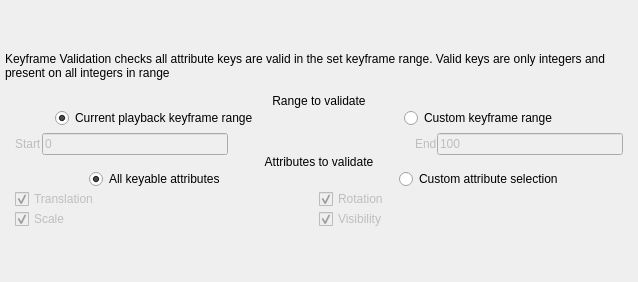
                 <widget class="QWidget" name="keyframe_settings">
                  <property name="enabled">
                   <bool>true</bool>
                  </property>
                  <property name="geometry">
                   <rect>
                    <x>0</x>
                    <y>0</y>
                    <width>638</width>
                    <height>282</height>
                   </rect>
                  </property>
                  <property name="sizePolicy">
                   <sizepolicy hsizetype="Preferred" vsizetype="Preferred">
                    <horstretch>0</horstretch>
                    <verstretch>0</verstretch>
                   </sizepolicy>
                  </property>
                  <attribute name="label">
                   <string>Keyframe Validation Settings</string>
                  </attribute>
                  <layout class="QVBoxLayout" name="verticalLayout_9">
                   <property name="sizeConstraint">
                    <enum>QLayout::SetDefaultConstraint</enum>
                   </property>
                   <property name="leftMargin">
                    <number>5</number>
                   </property>
                   <property name="topMargin">
                    <number>5</number>
                   </property>
                   <property name="rightMargin">
                    <number>5</number>
                   </property>
                   <property name="bottomMargin">
                    <number>5</number>
                   </property>
                   <item>
                    <layout class="QVBoxLayout" name="keyframe_layout" stretch="0,0,0,0,0,0,0">
                     <property name="spacing">
                      <number>0</number>
                     </property>
                     <property name="sizeConstraint">
                      <enum>QLayout::SetDefaultConstraint</enum>
                     </property>
                     <property name="bottomMargin">
                      <number>0</number>
                     </property>
                     <item>
                      <widget class="QLabel" name="label_instructions">
                       <property name="sizePolicy">
                        <sizepolicy hsizetype="Preferred" vsizetype="Fixed">
                         <horstretch>0</horstretch>
                         <verstretch>0</verstretch>
                        </sizepolicy>
                       </property>
                       <property name="text">
                        <string>Keyframe Validation checks all attribute keys are valid in the set keyframe range. Valid keys are only integers and present on all integers in range</string>
                       </property>
                       <property name="alignment">
                        <set>Qt::AlignLeading|Qt::AlignLeft|Qt::AlignTop</set>
                       </property>
                       <property name="wordWrap">
                        <bool>true</bool>
                       </property>
                      </widget>
                     </item>
                     <item>
                      <widget class="QLabel" name="label_range">
                       <property name="enabled">
                        <bool>true</bool>
                       </property>
                       <property name="sizePolicy">
                        <sizepolicy hsizetype="Preferred" vsizetype="Fixed">
                         <horstretch>0</horstretch>
                         <verstretch>0</verstretch>
                        </sizepolicy>
                       </property>
                       <property name="minimumSize">
                        <size>
                         <width>0</width>
                         <height>0</height>
                        </size>
                       </property>
                       <property name="font">
                        <font>
                         <kerning>true</kerning>
                        </font>
                       </property>
                       <property name="contextMenuPolicy">
                        <enum>Qt::NoContextMenu</enum>
                       </property>
                       <property name="statusTip">
                        <string/>
                       </property>
                       <property name="frameShape">
                        <enum>QFrame::NoFrame</enum>
                       </property>
                       <property name="text">
                        <string>Range to validate</string>
                       </property>
                       <property name="textFormat">
                        <enum>Qt::AutoText</enum>
                       </property>
                       <property name="scaledContents">
                        <bool>false</bool>
                       </property>
                       <property name="alignment">
                        <set>Qt::AlignBottom|Qt::AlignHCenter</set>
                       </property>
                       <property name="margin">
                        <number>5</number>
                       </property>
                       <property name="textInteractionFlags">
                        <set>Qt::NoTextInteraction</set>
                       </property>
                      </widget>
                     </item>
                     <item>
                      <layout class="QHBoxLayout" name="rangeOptions">
                       <property name="spacing">
                        <number>20</number>
                       </property>
                       <property name="bottomMargin">
                        <number>5</number>
                       </property>
                       <item alignment="Qt::AlignHCenter">
                        <widget class="QRadioButton" name="radio_currentRange">
                         <property name="layoutDirection">
                          <enum>Qt::LeftToRight</enum>
                         </property>
                         <property name="text">
                          <string>Current playback keyframe range</string>
                         </property>
                         <property name="checked">
                          <bool>true</bool>
                         </property>
                         <attribute name="buttonGroup">
                          <string notr="true">btnGrp_keyRange</string>
                         </attribute>
                        </widget>
                       </item>
                       <item alignment="Qt::AlignHCenter">
                        <widget class="QRadioButton" name="radio_customRange">
                         <property name="text">
                          <string>Custom keyframe range</string>
                         </property>
                         <attribute name="buttonGroup">
                          <string notr="true">btnGrp_keyRange</string>
                         </attribute>
                        </widget>
                       </item>
                      </layout>
                     </item>
                     <item>
                      <layout class="QHBoxLayout" name="timerangeHorzLayout">
                       <property name="leftMargin">
                        <number>10</number>
                       </property>
                       <property name="rightMargin">
                        <number>10</number>
                       </property>
                       <item>
                        <widget class="QLabel" name="label_start">
                         <property name="enabled">
                          <bool>false</bool>
                         </property>
                         <property name="text">
                          <string>Start</string>
                         </property>
                        </widget>
                       </item>
                       <item>
                        <widget class="QLineEdit" name="input_minKeyframe">
                         <property name="enabled">
                          <bool>false</bool>
                         </property>
                         <property name="inputMask">
                          <string>#000000000</string>
                         </property>
                         <property name="text">
                          <string>0</string>
                         </property>
                         <property name="maxLength">
                          <number>10</number>
                         </property>
                         <property name="placeholderText">
                          <string>0</string>
                         </property>
                        </widget>
                       </item>
                       <item>
                        <spacer name="spacer_4">
                         <property name="orientation">
                          <enum>Qt::Horizontal</enum>
                         </property>
                         <property name="sizeHint" stdset="0">
                          <size>
                           <width>40</width>
                           <height>20</height>
                          </size>
                         </property>
                        </spacer>
                       </item>
                       <item>
                        <widget class="QLabel" name="label_end">
                         <property name="enabled">
                          <bool>false</bool>
                         </property>
                         <property name="text">
                          <string>End</string>
                         </property>
                        </widget>
                       </item>
                       <item>
                        <widget class="QLineEdit" name="input_maxKeyframe">
                         <property name="enabled">
                          <bool>false</bool>
                         </property>
                         <property name="inputMask">
                          <string>#000000000</string>
                         </property>
                         <property name="text">
                          <string>100</string>
                         </property>
                         <property name="placeholderText">
                          <string>100</string>
                         </property>
                        </widget>
                       </item>
                      </layout>
                     </item>
                     <item>
                      <widget class="QLabel" name="label_attrib">
                       <property name="sizePolicy">
                        <sizepolicy hsizetype="Preferred" vsizetype="Fixed">
                         <horstretch>0</horstretch>
                         <verstretch>0</verstretch>
                        </sizepolicy>
                       </property>
                       <property name="text">
                        <string>Attributes to validate</string>
                       </property>
                       <property name="alignment">
                        <set>Qt::AlignCenter</set>
                       </property>
                       <property name="margin">
                        <number>5</number>
                       </property>
                      </widget>
                     </item>
                     <item>
                      <layout class="QHBoxLayout" name="horizontalLayout_2">
                       <property name="spacing">
                        <number>20</number>
                       </property>
                       <item alignment="Qt::AlignHCenter">
                        <widget class="QRadioButton" name="radio_allAttrib">
                         <property name="text">
                          <string>All keyable attributes</string>
                         </property>
                         <property name="checked">
                          <bool>true</bool>
                         </property>
                         <property name="autoRepeat">
                          <bool>false</bool>
                         </property>
                         <attribute name="buttonGroup">
                          <string notr="true">btnGrp_attribOption</string>
                         </attribute>
                        </widget>
                       </item>
                       <item alignment="Qt::AlignHCenter">
                        <widget class="QRadioButton" name="radio_customAttrib">
                         <property name="text">
                          <string>Custom attribute selection</string>
                         </property>
                         <attribute name="buttonGroup">
                          <string notr="true">btnGrp_attribOption</string>
                         </attribute>
                        </widget>
                       </item>
                      </layout>
                     </item>
                     <item>
                      <layout class="QGridLayout" name="gridLayout">
                       <property name="leftMargin">
                        <number>10</number>
                       </property>
                       <property name="rightMargin">
                        <number>10</number>
                       </property>
                       <item row="3" column="0">
                        <widget class="QCheckBox" name="check_scale">
                         <property name="enabled">
                          <bool>false</bool>
                         </property>
                         <property name="text">
                          <string>Scale</string>
                         </property>
                         <property name="checked">
                          <bool>true</bool>
                         </property>
                        </widget>
                       </item>
                       <item row="0" column="0">
                        <widget class="QCheckBox" name="check_translate">
                         <property name="enabled">
                          <bool>false</bool>
                         </property>
                         <property name="text">
                          <string>Translation</string>
                         </property>
                         <property name="checked">
                          <bool>true</bool>
                         </property>
                        </widget>
                       </item>
                       <item row="0" column="1">
                        <widget class="QCheckBox" name="check_rotate">
                         <property name="enabled">
                          <bool>false</bool>
                         </property>
                         <property name="text">
                          <string>Rotation</string>
                         </property>
                         <property name="checked">
                          <bool>true</bool>
                         </property>
                        </widget>
                       </item>
                       <item row="3" column="1">
                        <widget class="QCheckBox" name="check_visible">
                         <property name="enabled">
                          <bool>false</bool>
                         </property>
                         <property name="text">
                          <string>Visibility</string>
                         </property>
                         <property name="checked">
                          <bool>true</bool>
                         </property>
                        </widget>
                       </item>
                      </layout>
                     </item>
                    </layout>
                   </item>
                  </layout>
                 </widget>
